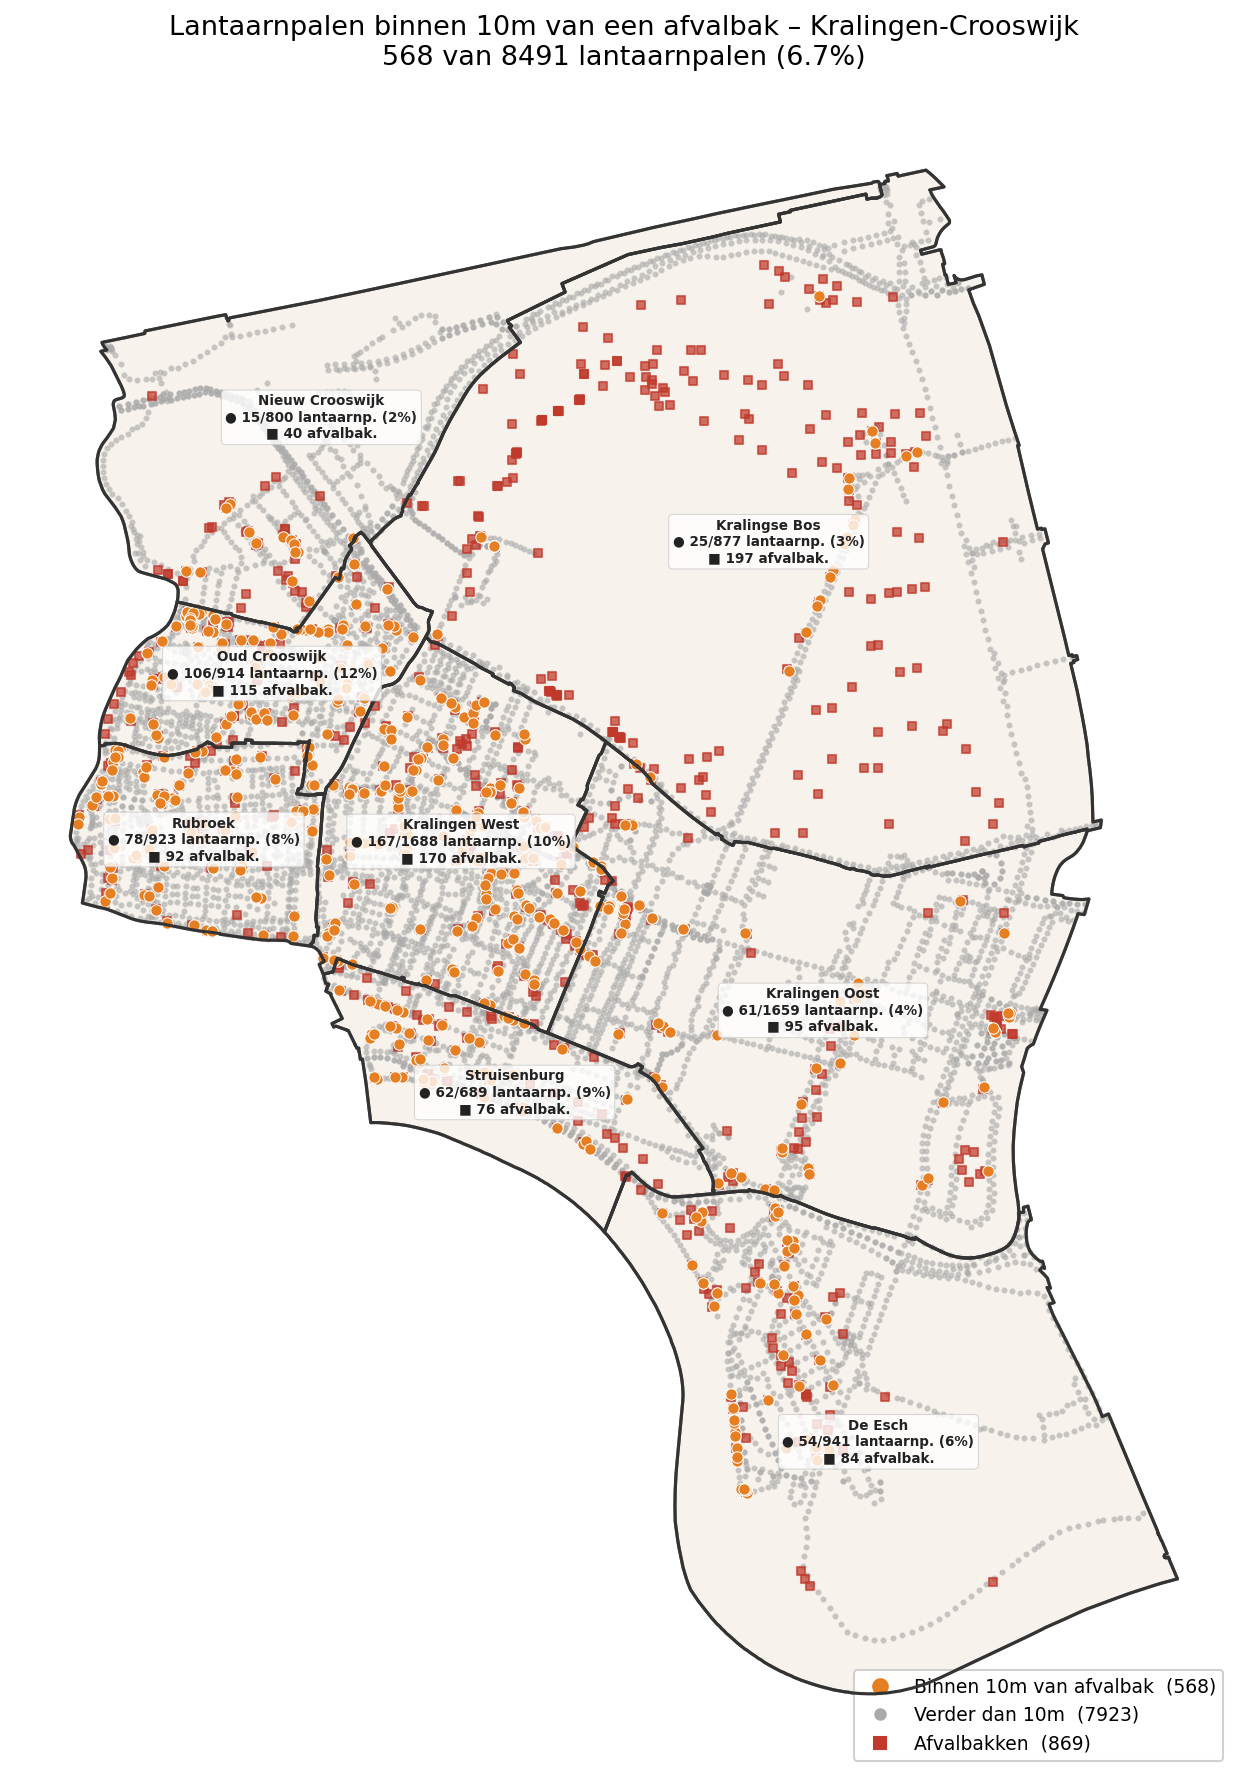

This chart was generated by the following Python code:
"""Kaart: lantaarnpalen binnen 10m van een afvalbak in Kralingen-Crooswijk."""

import json, ssl, math
from urllib.parse import urlencode
from urllib.request import urlopen
from pathlib import Path

import geopandas as gpd
import matplotlib.pyplot as plt
import matplotlib.patches as mpatches

BASE  = Path("/Users/ds/Werk/GEOAI test/General data/Data")
OUT   = Path("/Users/ds/Werk/GEOAI test/output")
LICHT_URL = "https://diensten.rotterdam.nl/arcgis/rest/services/SB_Infra/LICHTPUNTEN/MapServer/0"

CTX = ssl.create_default_context()
CTX.check_hostname = False
CTX.verify_mode = ssl.CERT_NONE

def fetch_json(url, params):
    with urlopen(f"{url}?{urlencode(params)}", context=CTX, timeout=60) as r:
        return json.loads(r.read().decode())

# ── 1. Kralingen buurten ──────────────────────────────────────────────────────
buurten = gpd.read_file(BASE / "tir_buurten.geojson").set_crs(epsg=28992, allow_override=True)
kralingen = buurten[buurten["GEBDNAAM"] == "Kralingen-Crooswijk"].copy()
bbox = kralingen.total_bounds
bbox_str = f"{bbox[0]},{bbox[1]},{bbox[2]},{bbox[3]}"

# ── 2. Download lichtpunten ───────────────────────────────────────────────────
print("Lichtpunten downloaden...")
total = fetch_json(f"{LICHT_URL}/query", {
    "where": "1=1", "geometry": bbox_str,
    "geometryType": "esriGeometryEnvelope", "inSR": "28992",
    "returnCountOnly": "true", "f": "json",
})["count"]

features = []
for offset in range(0, total, 1000):
    data = fetch_json(f"{LICHT_URL}/query", {
        "where": "1=1", "geometry": bbox_str,
        "geometryType": "esriGeometryEnvelope", "inSR": "28992",
        "outFields": "*", "returnGeometry": "true", "outSR": "28992",
        "resultOffset": str(offset), "resultRecordCount": "1000", "f": "geojson",
    })
    features.extend(data.get("features", []))

licht_all = gpd.GeoDataFrame.from_features(features, crs="EPSG:28992")
licht_k = gpd.sjoin(licht_all, kralingen[["BUURTNAAM", "geometry"]], how="inner", predicate="within").drop(columns="index_right")
print(f"  {len(licht_k)} lichtpunten in Kralingen")

# ── 3. Afvalbakken ────────────────────────────────────────────────────────────
afval = gpd.read_file(BASE / "afvalbak.geojson").set_crs(epsg=28992, allow_override=True)
afval_k = gpd.sjoin(afval, kralingen[["BUURTNAAM", "geometry"]], how="inner", predicate="within").drop(columns="index_right")
print(f"  {len(afval_k)} afvalbakken in Kralingen")

# ── 4. Analyse: lichtpunten binnen 10m van een afvalbak ──────────────────────
afval_buffer = afval_k.copy()
afval_buffer["geometry"] = afval_k.geometry.buffer(10)  # 10 meter (RD New = metrisch)

# Spatial join: welke lantaarnpalen vallen binnen een buffer?
match_idx = gpd.sjoin(licht_k[["geometry"]], afval_buffer[["geometry"]], how="inner", predicate="within").index.unique()
licht_bij_afval = licht_k.loc[licht_k.index.isin(match_idx)]

licht_ver = licht_k[~licht_k.index.isin(licht_bij_afval.index)]

print(f"\nResultaat:")
print(f"  Lantaarnpalen BINNEN 10m van afvalbak : {len(licht_bij_afval)} ({len(licht_bij_afval)/len(licht_k)*100:.1f}%)")
print(f"  Lantaarnpalen VERDER dan 10m          : {len(licht_ver)}")

# ── 5. Plot ───────────────────────────────────────────────────────────────────
fig, ax = plt.subplots(figsize=(13, 12))

# Buurt vlakken
kralingen.plot(ax=ax, color="#f5f0e8", edgecolor="#555555", linewidth=1.5, alpha=0.8)

# Afvalbak buffers (lichte achtergrond)
afval_buffer.plot(ax=ax, color="#e74c3c", alpha=0.07, zorder=2)

# Alle lantaarnpalen (grijs) — onderste laag
ax.scatter(licht_ver.geometry.x, licht_ver.geometry.y,
           color="#aaaaaa", s=4, alpha=0.5, zorder=3)

# Afvalbakken — middenlaag
ax.scatter(afval_k.geometry.x, afval_k.geometry.y,
           color="#c0392b", s=16, marker="s", alpha=0.7, zorder=4)

# Lantaarnpalen binnen 10m (oranje) — BOVENSTE laag, groter en opvallend
ax.scatter(licht_bij_afval.geometry.x, licht_bij_afval.geometry.y,
           color="#e67e22", s=30, alpha=1.0, zorder=6,
           edgecolors="#ffffff", linewidths=0.5)

# Buurtgrenzen
kralingen.boundary.plot(ax=ax, color="#333333", linewidth=1.5, zorder=7)

# Buurtnamen met aantallen
for _, row in kralingen.iterrows():
    buurt = row["BUURTNAAM"]
    n_binnen = len(licht_bij_afval[licht_bij_afval["BUURTNAAM"] == buurt])
    n_licht  = len(licht_k[licht_k["BUURTNAAM"] == buurt])
    n_afval  = len(afval_k[afval_k["BUURTNAAM"] == buurt])
    pct = (n_binnen / n_licht * 100) if n_licht > 0 else 0
    ax.annotate(
        f"{buurt}\n"
        f"● {n_binnen}/{n_licht} lantaarnp. ({pct:.0f}%)\n"
        f"■ {n_afval} afvalbak.",
        xy=(row.geometry.centroid.x, row.geometry.centroid.y),
        ha="center", va="center", fontsize=6.5, fontweight="bold", color="#222222",
        bbox=dict(boxstyle="round,pad=0.3", fc="white", alpha=0.8, ec="#cccccc", lw=0.5),
        zorder=8,
    )

# Legenda — binnen 10m bovenaan
import matplotlib.lines as mlines
h_binnen = mlines.Line2D([], [], color="#e67e22", marker="o", linestyle="None",
                          markersize=7, label=f"Binnen 10m van afvalbak  ({len(licht_bij_afval)})")
h_ver    = mlines.Line2D([], [], color="#aaaaaa", marker="o", linestyle="None",
                          markersize=5, label=f"Verder dan 10m  ({len(licht_ver)})")
h_afval  = mlines.Line2D([], [], color="#c0392b", marker="s", linestyle="None",
                          markersize=6, label=f"Afvalbakken  ({len(afval_k)})")
ax.legend(handles=[h_binnen, h_ver, h_afval],
          loc="lower right", fontsize=9, framealpha=0.92, edgecolor="#cccccc")
ax.set_title(
    f"Lantaarnpalen binnen 10m van een afvalbak – Kralingen-Crooswijk\n"
    f"{len(licht_bij_afval)} van {len(licht_k)} lantaarnpalen ({len(licht_bij_afval)/len(licht_k)*100:.1f}%)",
    fontsize=13, pad=14,
)
ax.set_axis_off()
plt.tight_layout()

out = OUT / "kralingen_licht_bij_afval.png"
plt.savefig(out, dpi=150, bbox_inches="tight")
plt.close()
print(f"\nOpgeslagen: {out}")
